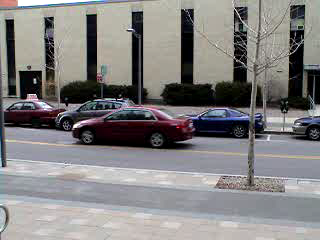
%> input picture benchmarks/halide/py_optical_flow_Matlab/car1.png, 320 x 240 px
$ octave demo.m   (GNU Octave 9; MATLAB toolbox functions it lacks are replaced by stand-ins)
%> lines starting %> are read from the running program, lines starting %| are printed output that depends on the picture
### benchmarks/halide/py_optical_flow_Matlab/imInit.m
function [ Io ] = imInit( str )

Io = im2double( rgb2gray( imread(str) ) );

end

### benchmarks/halide/py_optical_flow_Matlab/pyramidInit.m
function [ Apyre, Bpyre, halfWindow ] = pyramidInit( A, B_in, PYRE_NO, winSize )

%This function forms image pyramids and initializes other variables

halfWindow = (winSize-1)/2;
G = fspecial('gaussian',[3 3],1);

Apyre{1} = conv2( A, G, 'same' );
Bpyre{1} = conv2( B_in, G, 'same' );

if PYRE_NO > 1
    for k = 2:PYRE_NO
        Apyre{k} = impyramid( Apyre{k-1}, 'reduce' );
        Bpyre{k} = impyramid( Bpyre{k-1}, 'reduce' );
    end
end

end

### benchmarks/halide/py_optical_flow_Matlab/pyramidFlow.m
function [ u v H ] = pyramidFlow( A, B_in, winSize, ITER_NO, PYRE_NO )

%This function find the optical flow from A to B using pyramid
%representation and iteration
%To handle the pixels on the borders, a smaller window is used

%PYRE_NO : total number of pyramid levels
%ITER_NO : number of iterations at each pyramid level
%G : Gaussian kernel for smoothing

[ A, B_in ] = sizeCheck( A, B_in, PYRE_NO );

[ Apyre, Bpyre, HalfWindow ] = pyramidInit( A, B_in, PYRE_NO, winSize );


for p = PYRE_NO:-1:1
    fprintf('Pyramid level: %d\n',p)

    A = imReflect( Apyre{p}, HalfWindow );
    B = Bpyre{p};


    if p == PYRE_NO
        u = zeros(size( Apyre{p} ));
        v = zeros(size( Apyre{p} ));
        flag_ = 0;
    end

    %Generating the Hessian matrices for this level


    for k = 1:ITER_NO
        fprintf('Iteration no: %d\n',k)

        %Calculate a single LK step

        if flag_ ~= 0
            B = imWarp( u, v, Bpyre{p} );
        else
            flag_ = 1;
        end

        B_ref = imReflect(B, HalfWindow);

        [Ix Iy] = gradient( B_ref );
        H  = Hmatrix( Ix, Iy, HalfWindow, 0.001 );

        It = A - B_ref;

        [us vs] = LKstep(It, Ix, Iy, H, HalfWindow);

        us = us(HalfWindow+1:size(us,1)-HalfWindow, HalfWindow+1:size(us,2)-HalfWindow);
        vs = vs(HalfWindow+1:size(vs,1)-HalfWindow, HalfWindow+1:size(vs,2)-HalfWindow);

        u = u + us;
        v = v + vs;
    end

    if p ~= 1
        u = 2 * imresize(u,size(u)*2,'bilinear');
        v = 2 * imresize(v,size(v)*2,'bilinear');
    end


end


end

### benchmarks/halide/py_optical_flow_Matlab/imReflect.m
function [ Io ] = imReflect( I, bordSize )

%bordSize : number of reflected pixels from each side of the image

Io = zeros(size(I)+2*bordSize);
Io(bordSize+1:size(I,1)+bordSize, bordSize+1:size(I,2)+bordSize) = I;

for j = 1:bordSize
    Io(bordSize+1 : size(I,1)+bordSize, j) = I(1:size(I,1), bordSize+1-j);
end

for j = size(I,2)+1+bordSize:size(I,2)+2*bordSize
    Io(bordSize+1 : size(I,1)+bordSize, j) = I(1:size(I,1), 2*size(I,2)+bordSize+1-j);
end

for i = 1:bordSize
    Io(i, 1:size(Io,2)) = Io(2*bordSize+1-i, 1:size(Io,2));
end

for i = size(I,1)+1+bordSize:size(I,1)+2*bordSize
    Io(i, 1:size(Io,2)) = Io(2*size(I,1)+1+2*bordSize-i, 1:size(Io,2));
end

end

### benchmarks/halide/py_optical_flow_Matlab/imS.m
function [] = imS( Iin, figNo, varargin )

if nargin == 2
    figure(figNo), imshow(Iin)
else
    figure(figNo), imshow(Iin, varargin{:})
end

end

### benchmarks/halide/py_optical_flow_Matlab/imWarp.m
function [ B ] = imWarp( flowHor, flowVer, Bin )

%This function warps B towards A

[x y] = meshgrid(1:size(Bin,2),1:size(Bin,1));

B = interp2(Bin, x+flowHor, y+flowVer, 'cubic');
B(isnan(B)) = Bin(isnan(B));

end

### benchmarks/halide/py_optical_flow_Matlab/sizeCheck.m
function [ A, B_in ] = sizeCheck( A, B_in, PYRE_NO )

%If image sizes are not integer multiples of maximum downsampling ratio,
%then this function resizes them

if sum( mod( size(A), 2^(PYRE_NO-1) ) ) ~= 0
    A = imresize( A, size(A) - mod( size(A), 2^(PYRE_NO-1) ) );
end

if sum( mod( size(B_in), 2^(PYRE_NO-1) ) ) ~= 0
    B_in = imresize( B_in, size(B_in) - mod( size(B_in), 2^(PYRE_NO-1) ) );
end

end

### benchmarks/halide/py_optical_flow_Matlab/demo.m
%convert images to double and grayscale
I1 = impyramid( imInit('car1.png'), 'reduce' );
I2 = impyramid( imInit('car2.png'), 'reduce' );
%> call 2 of imInit, with str = 'car2.png'
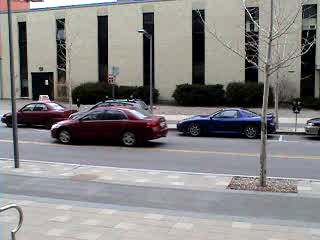
%> input picture benchmarks/halide/py_optical_flow_Matlab/car2.png, 320 x 240 px
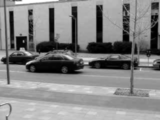
%> I2: size 120x160 double; min 0, max 1, mean 0.521

%%

[flowHor flowVer] = pyramidFlow(I1, I2, 5, 3, 3);  %pyramidFlow( I1, I2, winSize, ITER_NO, PYRE_NO )
%> after the loop in pyramidInit, `for k = 2:PYRE_NO`: Apyre = 3 items
%> in pyramidFlow, `[ Apyre, Bpyre, HalfWindow ] = pyramidInit( A, B_in, PYRE_NO, winSize );`: HalfWindow = 2
%> the loop in pyramidFlow, `for p = PYRE_NO:-1:1` made 3 passes
%| Iteration no: 1
%| Iteration no: 2
%| Iteration no: 3
%| Iteration no: 1
%| Iteration no: 2
%| Iteration no: 3
%| Iteration no: 1
%| Iteration no: 2
%| Iteration no: 3
%> after the loop in pyramidFlow, `for p = PYRE_NO:-1:1`:
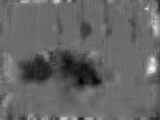
%> u: size 120x160 double; min -20.74, max 42.15, mean 4.4; drawn with min black and max white
%> after the loop in pyramidFlow, `for p = PYRE_NO:-1:1`:
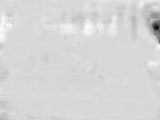
%> v: size 120x160 double; min -129.1, max 23.88, mean -0.2; drawn with min black and max white
%> after the loop in pyramidFlow, `for p = PYRE_NO:-1:1`: flag_ = 1

%show the output flows
imS(flowHor,1,[-10 10])
%> in imS, `imshow(Iin, varargin{:})`:
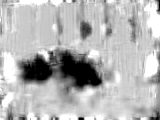
%> displayed picture: size 120x160, on the screen's scale of 0 to 255; min 0, max 255, mean 180.4
imS(flowVer,2,[-10 10])
%> call 2 of imS, with figNo = 2
%> in imS (call 2), `imshow(Iin, varargin{:})`:
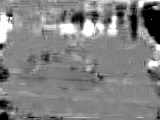
%> displayed picture: size 120x160, on the screen's scale of 0 to 255; min 0, max 255, mean 130.7

%%
%show the warped image to check the quality of registration
Iw = imWarp(flowHor, flowVer, I2);
%> in imWarp, `B(isnan(B)) = Bin(isnan(B));`:
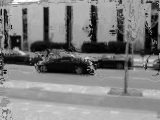
%> B: size 120x160 double; min -0.012, max 1.02, mean 0.507; drawn with min black and max white
imS(I1,10)
imS(Iw,11)
imS(I2,12)
